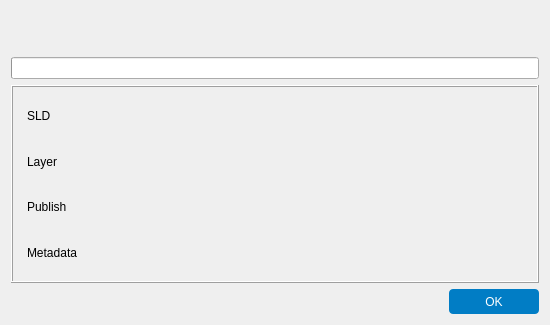
<?xml version="1.0" encoding="UTF-8"?>
<ui version="4.0">
 <class>Report</class>
 <widget class="QDialog" name="Report">
  <property name="geometry">
   <rect>
    <x>0</x>
    <y>0</y>
    <width>550</width>
    <height>325</height>
   </rect>
  </property>
  <property name="minimumSize">
   <size>
    <width>450</width>
    <height>260</height>
   </size>
  </property>
  <property name="windowTitle">
   <string>Report</string>
  </property>
  <layout class="QVBoxLayout" name="verticalLayout_2" stretch="1,1,5,0">
   <item>
    <widget class="QLabel" name="label_statusgeneral">
     <property name="minimumSize">
      <size>
       <width>0</width>
       <height>30</height>
      </size>
     </property>
     <property name="font">
      <font>
       <pointsize>10</pointsize>
      </font>
     </property>
     <property name="styleSheet">
      <string notr="true">border-radius: 4px;</string>
     </property>
     <property name="text">
      <string/>
     </property>
     <property name="wordWrap">
      <bool>true</bool>
     </property>
     <property name="margin">
      <number>5</number>
     </property>
     <property name="indent">
      <number>5</number>
     </property>
    </widget>
   </item>
   <item>
    <widget class="QProgressBar" name="progressBar">
     <property name="value">
      <number>0</number>
     </property>
     <property name="textVisible">
      <bool>false</bool>
     </property>
    </widget>
   </item>
   <item>
    <widget class="QFrame" name="frame">
     <property name="frameShape">
      <enum>QFrame::Box</enum>
     </property>
     <property name="frameShadow">
      <enum>QFrame::Raised</enum>
     </property>
     <layout class="QGridLayout" name="gridLayout">
      <item row="0" column="0">
       <widget class="QLabel" name="label_sld">
        <property name="minimumSize">
         <size>
          <width>0</width>
          <height>30</height>
         </size>
        </property>
        <property name="maximumSize">
         <size>
          <width>80</width>
          <height>16777215</height>
         </size>
        </property>
        <property name="styleSheet">
         <string notr="true">border-radius: 4px;</string>
        </property>
        <property name="text">
         <string>SLD</string>
        </property>
        <property name="wordWrap">
         <bool>true</bool>
        </property>
        <property name="margin">
         <number>5</number>
        </property>
        <property name="indent">
         <number>5</number>
        </property>
       </widget>
      </item>
      <item row="0" column="1">
       <widget class="QLabel" name="label_statusSLD">
        <property name="minimumSize">
         <size>
          <width>0</width>
          <height>30</height>
         </size>
        </property>
        <property name="styleSheet">
         <string notr="true">border-radius: 4px;</string>
        </property>
        <property name="text">
         <string/>
        </property>
        <property name="wordWrap">
         <bool>true</bool>
        </property>
        <property name="margin">
         <number>5</number>
        </property>
        <property name="indent">
         <number>5</number>
        </property>
       </widget>
      </item>
      <item row="1" column="0">
       <widget class="QLabel" name="label_layer">
        <property name="minimumSize">
         <size>
          <width>0</width>
          <height>30</height>
         </size>
        </property>
        <property name="maximumSize">
         <size>
          <width>80</width>
          <height>16777215</height>
         </size>
        </property>
        <property name="styleSheet">
         <string notr="true">border-radius: 4px;</string>
        </property>
        <property name="text">
         <string>Layer</string>
        </property>
        <property name="wordWrap">
         <bool>true</bool>
        </property>
        <property name="margin">
         <number>5</number>
        </property>
        <property name="indent">
         <number>5</number>
        </property>
       </widget>
      </item>
      <item row="1" column="1">
       <widget class="QLabel" name="label_statusLayer">
        <property name="minimumSize">
         <size>
          <width>0</width>
          <height>30</height>
         </size>
        </property>
        <property name="styleSheet">
         <string notr="true">border-radius: 4px;</string>
        </property>
        <property name="text">
         <string/>
        </property>
        <property name="wordWrap">
         <bool>true</bool>
        </property>
        <property name="margin">
         <number>5</number>
        </property>
        <property name="indent">
         <number>5</number>
        </property>
       </widget>
      </item>
      <item row="2" column="0">
       <widget class="QLabel" name="label_publish">
        <property name="minimumSize">
         <size>
          <width>0</width>
          <height>30</height>
         </size>
        </property>
        <property name="maximumSize">
         <size>
          <width>80</width>
          <height>16777215</height>
         </size>
        </property>
        <property name="styleSheet">
         <string notr="true">border-radius: 4px;</string>
        </property>
        <property name="text">
         <string>Publish</string>
        </property>
        <property name="wordWrap">
         <bool>true</bool>
        </property>
        <property name="margin">
         <number>5</number>
        </property>
        <property name="indent">
         <number>5</number>
        </property>
       </widget>
      </item>
      <item row="2" column="1">
       <widget class="QLabel" name="label_statusPublish">
        <property name="minimumSize">
         <size>
          <width>0</width>
          <height>30</height>
         </size>
        </property>
        <property name="styleSheet">
         <string notr="true">border-radius: 4px;</string>
        </property>
        <property name="text">
         <string/>
        </property>
        <property name="wordWrap">
         <bool>true</bool>
        </property>
        <property name="margin">
         <number>5</number>
        </property>
        <property name="indent">
         <number>5</number>
        </property>
       </widget>
      </item>
      <item row="3" column="0">
       <widget class="QLabel" name="label_metadata">
        <property name="minimumSize">
         <size>
          <width>0</width>
          <height>30</height>
         </size>
        </property>
        <property name="maximumSize">
         <size>
          <width>80</width>
          <height>16777215</height>
         </size>
        </property>
        <property name="styleSheet">
         <string notr="true">border-radius: 4px;</string>
        </property>
        <property name="text">
         <string>Metadata</string>
        </property>
        <property name="wordWrap">
         <bool>true</bool>
        </property>
        <property name="margin">
         <number>5</number>
        </property>
        <property name="indent">
         <number>5</number>
        </property>
       </widget>
      </item>
      <item row="3" column="1">
       <widget class="QLabel" name="label_statusMetadata">
        <property name="minimumSize">
         <size>
          <width>0</width>
          <height>30</height>
         </size>
        </property>
        <property name="styleSheet">
         <string notr="true">border-radius: 4px;</string>
        </property>
        <property name="text">
         <string/>
        </property>
        <property name="wordWrap">
         <bool>true</bool>
        </property>
        <property name="margin">
         <number>5</number>
        </property>
        <property name="indent">
         <number>5</number>
        </property>
       </widget>
      </item>
     </layout>
    </widget>
   </item>
   <item>
    <layout class="QHBoxLayout" name="horizontalLayout">
     <item>
      <spacer name="horizontalSpacer">
       <property name="orientation">
        <enum>Qt::Horizontal</enum>
       </property>
       <property name="sizeHint" stdset="0">
        <size>
         <width>40</width>
         <height>20</height>
        </size>
       </property>
      </spacer>
     </item>
     <item>
      <widget class="QPushButton" name="accept">
       <property name="cursor">
        <cursorShape>PointingHandCursor</cursorShape>
       </property>
       <property name="mouseTracking">
        <bool>false</bool>
       </property>
       <property name="acceptDrops">
        <bool>false</bool>
       </property>
       <property name="styleSheet">
        <string notr="true">QPushButton {
border:0px;
border-radius: 4px;
padding: 5px;
font-size: 12px;
height:15px;
width:80px;}
QPushButton:disabled {
background-color:#cccccc;
color:#969696;
}
QPushButton:enabled {
color:white;
background-color:rgb(1, 125, 197);
}
QPushButton:hover {
background-color:rgb(21, 50, 92);
color:white;
}</string>
       </property>
       <property name="text">
        <string>OK</string>
       </property>
      </widget>
     </item>
    </layout>
   </item>
  </layout>
 </widget>
 <resources/>
 <connections/>
</ui>
